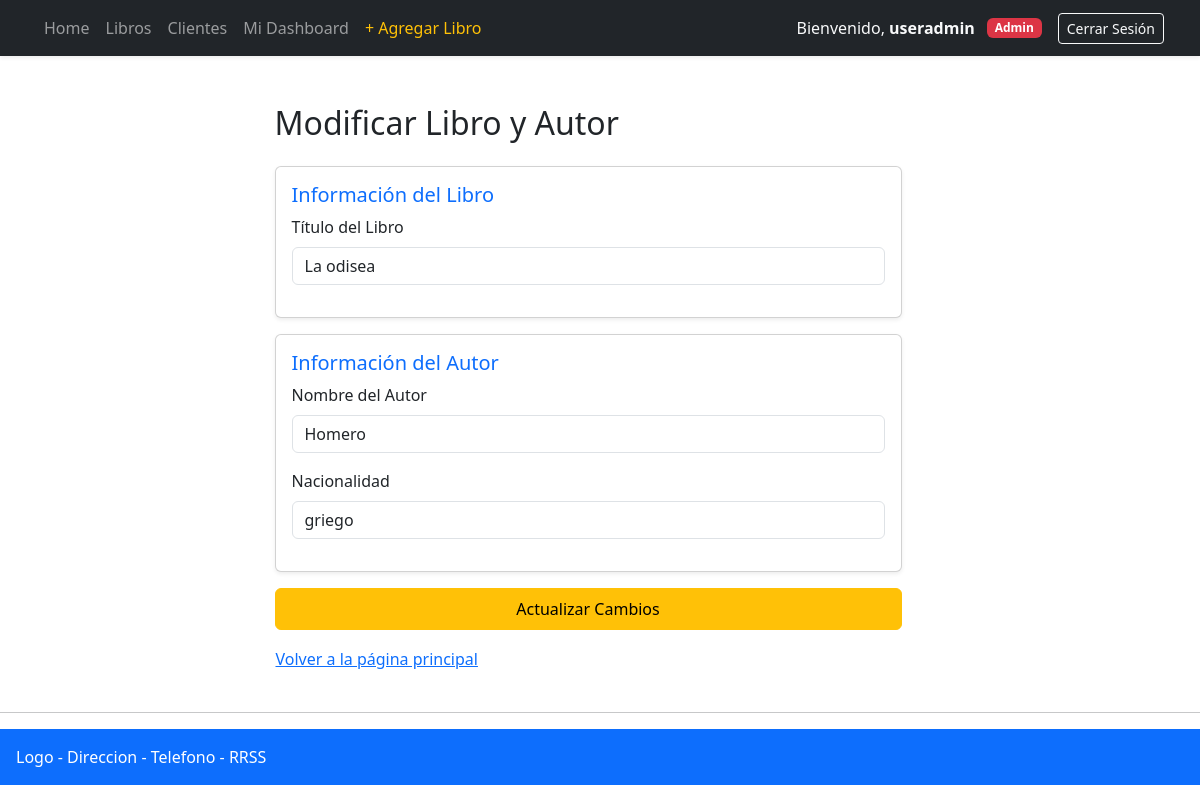
The page /modificar_libro/1/ (signed in) on the database its author committed.
### biblioteca/models/libro.py (models this page shows, shortened)
class Libro(models.Model):
    titulo = models.CharField(max_length=50)
    disponible = models.BooleanField(default=True)
    libro_id = models.BigAutoField(primary_key=True)
    id_autor = models.ForeignKey(Autor, on_delete=models.CASCADE)
    cliente_prestado = models.ForeignKey(Cliente, on_delete=models.SET_NULL, null=True, blank=True, related_name='libros_prestados')

### biblioteca/models/autor.py (models this page shows)
class Autor(models.Model):
    autor_id = models.BigAutoField(primary_key=True)
    nombre = models.CharField(max_length=50)
    nacionalidad = models.CharField(max_length=50)

### biblioteca/controlador/views.py (the view)
# urls.py: path('modificar_libro/<str:id>/', views.modificar_libro, name="modificar_libro"),
@login_required(login_url='login')
@user_passes_test(es_admin, login_url='pagina_principal')
def modificar_libro(request, id):
    libro = get_object_or_404(Libro, libro_id=id)
    if request.method == "POST":
        BibliotecaService.modificar_libro(request.POST, id)
        return redirect('pagina_principal')
    context = {
        'libro': libro
    }
    return render(request, 'modificar_libro.html', context)

### biblioteca/controlador/views.py (called while the page is built)
def es_admin(user):
    return user.is_authenticated and user.is_superuser

### templates/modificar_libro.html (shortened to what this page needs)
{% extends "base.html" %}
{% block content %}
<div class="row justify-content-center">
        <div class="col-md-7">
            <h2 class="mb-4">Modificar Libro y Autor</h2>
            <form method="POST">
                <div class="card p-3 mb-3 shadow-sm">
                    <h5 class="text-primary">Información del Libro</h5>
                    <div class="mb-3">
                        <label for="titulo" class="form-label">Título del Libro</label>
                        <input type="text" class="form-control" id="titulo" name="titulo" value="{{ libro.titulo }}" required>
                    </div>
                </div>
                <div class="card p-3 mb-3 shadow-sm">
                    <h5 class="text-primary">Información del Autor</h5>
                    <div class="mb-3">
                        <label for="nombre" class="form-label">Nombre del Autor</label>
                        <input type="text" class="form-control" id="nombre" name="nombre" value="{{ libro.id_autor.nombre }}" required>
                    </div>
                    <div class="mb-3">
                        <label for="nacionalidad" class="form-label">Nacionalidad</label>
                        <input type="text" class="form-control" id="nacionalidad" name="nacionalidad" value="{{ libro.id_autor.nacionalidad }}" required>
                    </div>
                </div>
                <button type="submit" class="btn btn-warning w-100 py-2">Actualizar Cambios</button>
            </form>
            <a href="{% url 'pagina_principal' %}" class="btn btn-link mt-3 p-0">Volver a la página principal</a>
    </div>
</div>
{% endblock %}

### templates/base.html (shortened to what this page needs)
<!DOCTYPE html>
<html>
    <head>
        <link href="https://cdn.jsdelivr.net/npm/bootstrap@5.3.8/dist/css/bootstrap.min.css" rel="stylesheet">
        <link rel="stylesheet" href="">
    </head>
    <body>
        <header>
            <nav class="navbar navbar-expand-lg navbar-dark bg-dark px-4 shadow-sm">
                <div class="container-fluid">
                <div class="navbar-nav me-auto">
                    <a class="nav-item nav-link" href="{% url 'pagina_principal' %}">Home</a>
                    <a class="nav-item nav-link" href="{% url 'libros' %}">Libros</a>
                    <a class="nav-item nav-link" href="#">Clientes</a>
                    <a class="nav-item nav-link" href="{% url 'dashboard' %}">Mi Dashboard</a>
                    {% if request.user.is_staff or request.user.is_superuser %}
                        <a class="nav-item nav-link text-warning" href="{% url 'agregar_libro' %}">+ Agregar Libro</a>
                    {% endif %}
                </div>
                <div class="d-flex align-items-center ms-auto">
                    {% if request.user.is_authenticated %}
                        <span class="text-light me-2">Bienvenido, <strong>{{ request.user.username }}</strong></span>
                        {% if request.user.is_staff or request.user.is_superuser %}
                            <span class="badge bg-danger ms-1 me-3">Admin</span>
                        {% else %}
                            <span class="badge bg-secondary ms-1 me-3">Usuario</span>
                        {% endif %}
                        <form action="{% url 'logout' %}" method="post" class="m-0">
                            <button type="submit" class="btn btn-outline-light btn-sm">Cerrar Sesión</button>
                        </form>
                    {% else %}
                        <span class="text-muted me-2">Invitado</span>
                        <a href="{% url 'login' %}" class="btn btn-primary btn-sm">Iniciar Sesión</a>
                    {% endif %}
                </div>
                </div>
            </nav>
            <br>
        </header>
        <main>
            <br>
            <div class="container">
                <div class="row">
                    {% block content %}
                    {% endblock %}
                </div>
            </div>
        </main>
        <br>
        <hr>
        <footer class="text-bg-primary p-3"> Logo - Direccion - Telefono - RRSS  </footer>
    </body>
</html>

### rows shown on the page
Libro: titulo "La odisea", nombre "Homero", nacionalidad "griego"

### other values the page prints
{{ request.user.username }} "useradmin"
